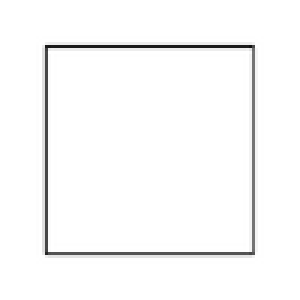
#> input picture tp4/pattern/square.png, 100 x 100 px (shown 3 times larger)
$ jupyter execute --allow-errors tp4.ipynb
#> lines starting #> are read from the running program, lines starting #| are printed output that depends on the picture; after the words box and inside, x2 and y2 are one past the last pixel; in counts of white or black regions, pixels touching at a corner belong together
[cell 1]
import numpy as np
import matplotlib.pyplot as plt
import cv2 as cv

[cell 2]
# Utils

def load_binary_image(filename):
#> called with filename = 'pattern/square.png'
    img = cv.imread(filename, cv.IMREAD_GRAYSCALE)             # load as grayscale
#> img is the input picture: shape (100, 100); min 17, max 255, mean 249.1
    img = cv.normalize(img, None, 0.0, 1.0, cv.NORM_MINMAX)    # binarize
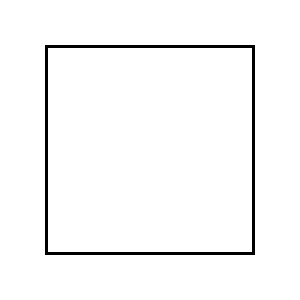
#> img: shape (100, 100) (shown 3 times larger); values 0 (black) and 1 (white), 97.2% white; black in thin lines or dots, all inside (x1, y1, x2, y2) = (15, 15, 85, 85)
#> call 2 of load_binary_image, with filename = 'pattern/cercle.png'
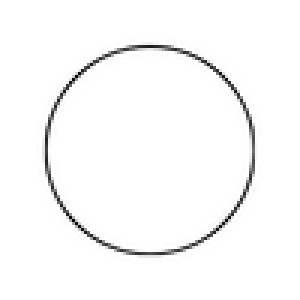
#> input picture tp4/pattern/cercle.png, 100 x 100 px (shown 3 times larger)
#> in load_binary_image, img is the input picture: shape (100, 100); min 1, max 255, mean 249.4
#> call 3 of load_binary_image, with filename = 'pattern/triangle.png'
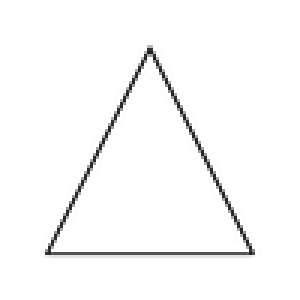
#> input picture tp4/pattern/triangle.png, 100 x 100 px (shown 3 times larger)
#> in load_binary_image, img is the input picture: shape (100, 100); min 30, max 255, mean 249.3
#> in load_binary_image (call 3), `img = cv.normalize(img, None, 0.0, 1.0, cv.NORM_MINMAX)`: img: shape (100, 100); values 0 (black) and 1 (white), 97.9% white; black in thin lines or dots, all inside (x1, y1, x2, y2) = (15, 16, 85, 85)
    return img

def show_three_images(im1, im2, im3):
    plt.subplot(1, 3, 1)
    plt.imshow(im1, cmap='gray')
    plt.subplot(1, 3, 2)
    plt.imshow(im2, cmap='gray')
    plt.subplot(1, 3, 3)
    plt.imshow(im3, cmap='gray')
    plt.show()

[cell 3]
square = load_binary_image("pattern/square.png")
cercle = load_binary_image("pattern/cercle.png")
triangle = load_binary_image("pattern/triangle.png")

show_three_images(square, cercle, triangle)

[cell 4]
# Produire la transformée en distance de ces 3 images en utilisant le masque de chanfrein de votre choix.
# Précisez le masque que vous avez choisi.

# On utilise le masque de chamfrein 3x3 de Rosenfeld
# 1 2 3
# 4 0 5
# 6 7 8

# On utilise la fonction cv.distanceTransform avec l'option cv.DIST_L2
# qui correspond à la distance euclidienne
# On utilise l'option cv.DIST_MASK_3 pour le masque de chamfrein 3x3

def distance_transform(im):
    return cv.distanceTransform(im, cv.DIST_L2, cv.DIST_MASK_3)

square_dist = distance_transform(square)
cercle_dist = distance_transform(cercle)
#> in distance_transform (call 2), `return cv.distanceTransform(im, cv.DIST_L2, cv.DIST_MASK_3)`:
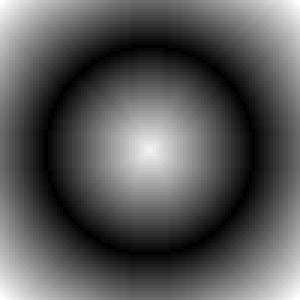
#> returned value: shape (100, 100) float32 (shown 3 times larger); min 0, max 34.23, mean 12; drawn with min black and max white
triangle_dist = distance_transform(triangle)
#> in distance_transform (call 3), `return cv.distanceTransform(im, cv.DIST_L2, cv.DIST_MASK_3)`:
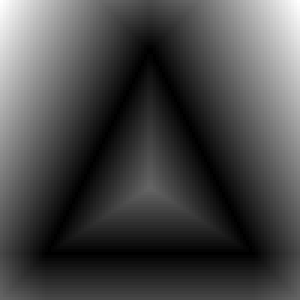
#> returned value: shape (100, 100) float32 (shown 3 times larger); min 0, max 52.03, mean 14.6; drawn with min black and max white

show_three_images(square_dist, cercle_dist, triangle_dist)

[cell 5]
hd_square = load_binary_image("hand-drawn/square-1.png")
hd_circle = load_binary_image("hand-drawn/circle-1.png")
hd_triangle = load_binary_image("hand-drawn/triangle-1.png")
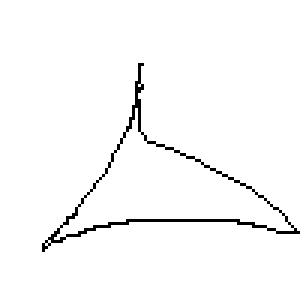
#> input picture tp4/hand-drawn/triangle-1.png, 100 x 100 px (shown 3 times larger)
#> in load_binary_image (call 6), `img = cv.imread(filename, cv.IMREAD_GRAYSCALE)`: img: shape (100, 100); 97.6% white; black in thin lines or dots, all inside (x1, y1, x2, y2) = (14, 21, 100, 84)

#> (the rest of this cell did not finish here and is left out)

[cell 6]
hd_square_dist = distance_transform(hd_square)
hd_circle_dist = distance_transform(hd_circle)
hd_triangle_dist = distance_transform(hd_triangle)
#> in distance_transform (call 6), `return cv.distanceTransform(im, cv.DIST_L2, cv.DIST_MASK_3)`:
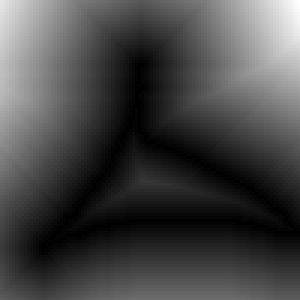
#> returned value: shape (100, 100) float32 (shown 3 times larger); min 0, max 58.36, mean 16; drawn with min black and max white

show_three_images(square_dist, cercle_dist, triangle_dist)

#> (the rest of this cell did not finish here and is left out)

[cell 7]
def find_closest(im):
    calc_error = lambda im1, im2: np.sum(np.abs(im1 - im2))

    errors = [ calc_error(im, oim) for oim in [square_dist, cercle_dist, triangle_dist] ]
    return errors, np.argmin(errors)

#> (the rest of this cell did not finish here and is left out)

[cell 8]
import os

images = os.listdir("hand-drawn")
num_rows = len(images) // 3

plt.figure()
#> (the rest of this cell did not finish here and is left out)

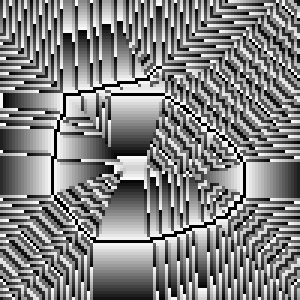
#> input picture tp4/hand-drawn/circle-1-dist.png, 100 x 100 px (shown 3 times larger)
#> in load_binary_image, img is the input picture: shape (100, 100); min 0, max 255, mean 131.1
#> in load_binary_image (call 7), `img = cv.normalize(img, None, 0.0, 1.0, cv.NORM_MINMAX)`:
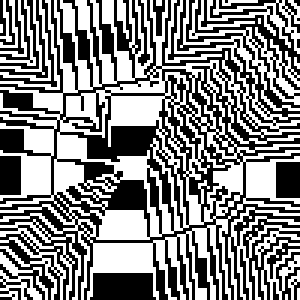
#> img: shape (100, 100) (shown 3 times larger); values 0 (black) and 1 (white), 52% white; black in thin lines or dots
    im_dist = distance_transform(im)
#> in distance_transform (call 7), `return cv.distanceTransform(im, cv.DIST_L2, cv.DIST_MASK_3)`:
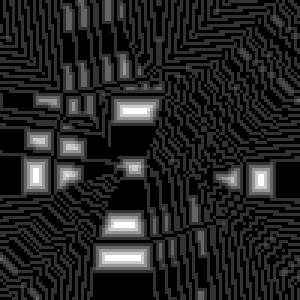
#> returned value: shape (100, 100) float32 (shown 3 times larger); min 0, max 4.78, mean 0.666; drawn with min black and max white

    row = (i // 3) + 1
    labels = ["square", "circle", "triangle"]

    label = filename.split("-")[0]
    estimated_label = labels[find_closest(im_dist)]
